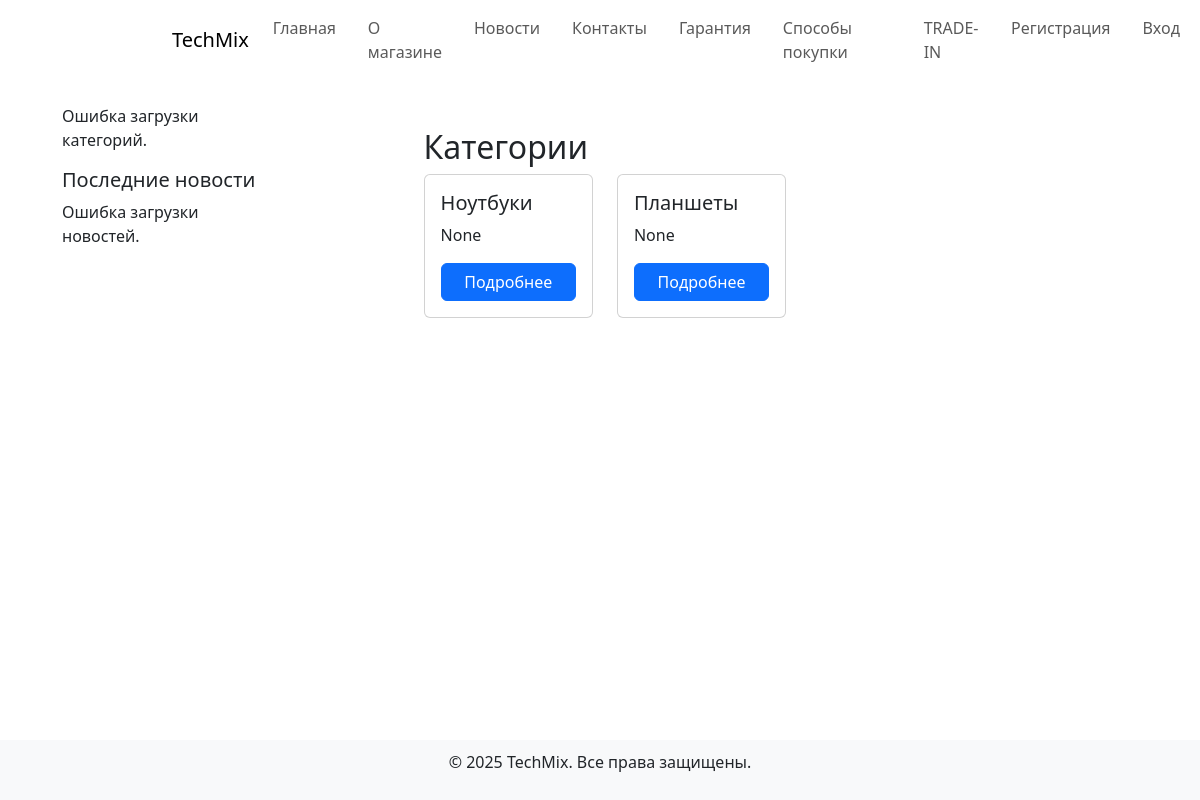
/categories/, run on an earlier commit of the app's database.
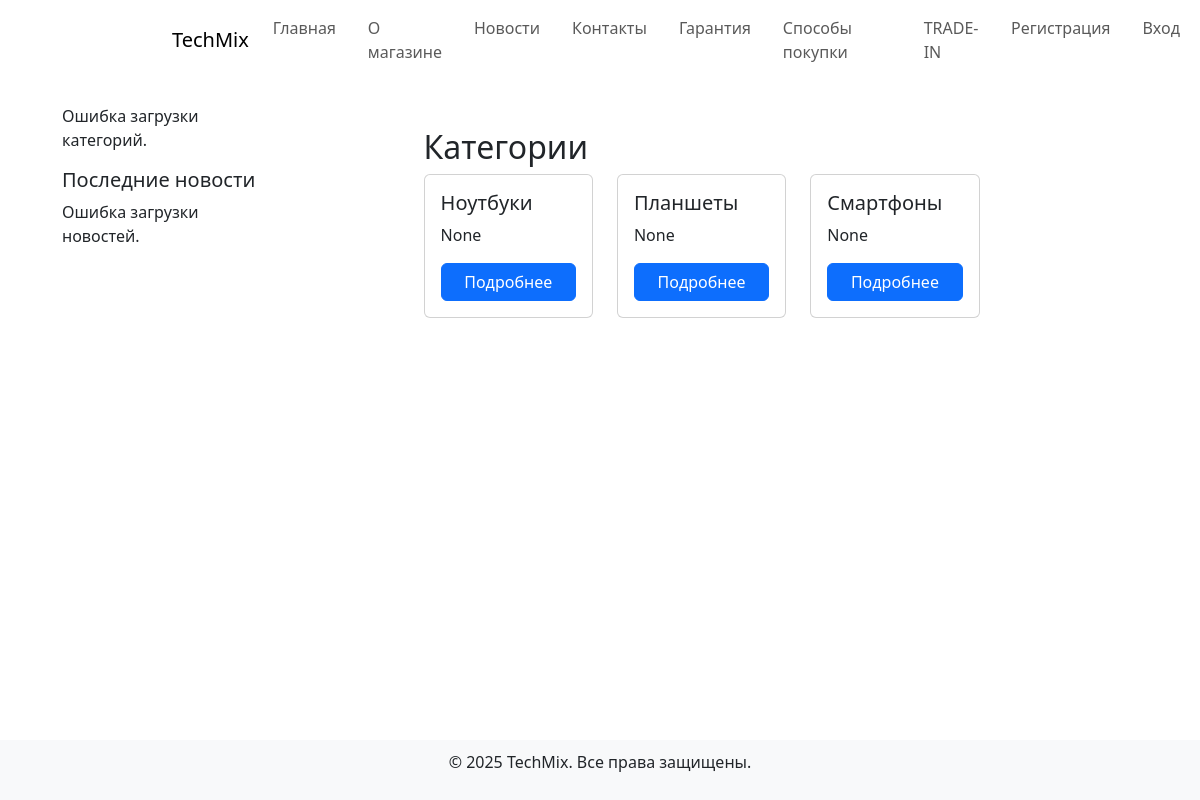
And on a later commit of the database.
### apps/products/models.py (models this page shows, shortened)
class Category(models.Model):
    name = models.CharField(max_length=255)
    slug = models.SlugField(unique=True, blank=True)
    description = models.TextField(blank=True, null=True)
    created_at = models.DateTimeField(auto_now_add=True)

### apps/products/views.py (the view)
# urls.py: path('categories/', views.category_list, name='category_list'),
def category_list(request):
    categories = Category.objects.all()
    return render(request, 'category_list.html', {'categories': categories})

### apps/products/templates/category_list.html (shortened to what this page needs)
{% extends 'base.html' %}
{% block content %}
<div class="container mt-4">
    <h2>Категории</h2>
    <div class="row">
        {% for category in categories %}
            <div class="col-md-4 mb-4">
                <div class="card h-100">
                    <div class="card-body d-flex flex-column">
                        <h5 class="card-title">{{ category.name }}</h5>
                        <p class="card-text">{{ category.description|truncatewords:15 }}</p>
                        <a href="{% url 'category_detail' category.id %}" class="btn btn-primary mt-auto">Подробнее</a>
                    </div>
                </div>
            </div>
        {% endfor %}
    </div>
</div>
{% endblock %}

What changed in the data, as far as the page shows it:
added Category: name "Смартфоны", description "None"
